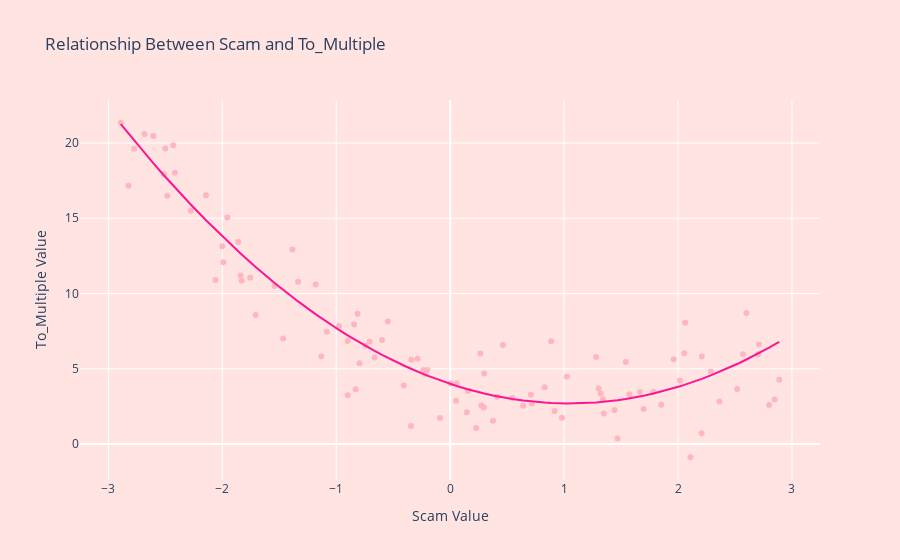

Notebook code for this chart:
### Code cell
fig = px.scatter(
    DF,
    x='scam',
    y='to_multiple',
    title='Relationship Between Scam and To_Multiple',
    labels={'scam': 'Scam Value', 'to_multiple': 'To_Multiple Value'},
    color_discrete_sequence=['lightpink']  # Pinkish color for points
)

fig.add_trace(
    px.line(DF, x='scam', y='yn', color_discrete_sequence=['deeppink']).data[0]  # Darker pink regression line
)

fig.update_layout(
    plot_bgcolor='mistyrose',  # Light pink background
    paper_bgcolor='mistyrose'  # Light pink figure background
)

fig.show()
